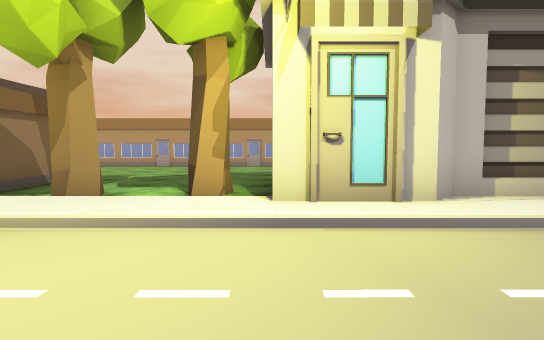
View 1 (above)

23 first-person views from a walk through a Unity game level. The camera is 1.4 m above the floor, tilts 4° down and sees 75° across. The floor is counted in squares, 2 m on a side. Each view is taken from the middle of a square. On the plan, view 1 faces up. The plan holds only what a view shows up to about 11 squares ahead; the rest is blank. The place goes on beyond the plan. The player character is not drawn. Some animated figures are left out. Some surface patterns are stand-ins.

View 2
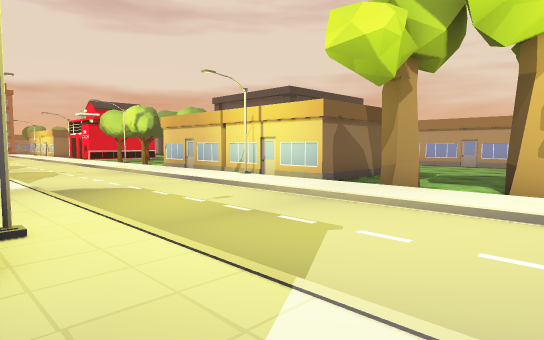

View 3
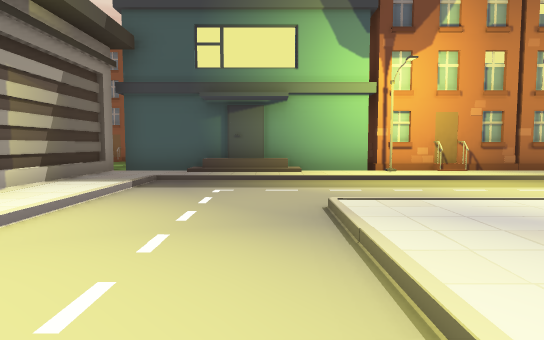

View 4
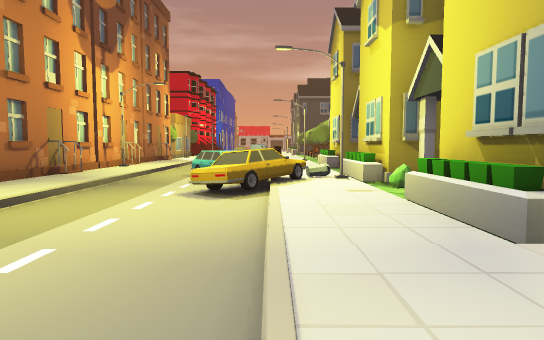

View 5
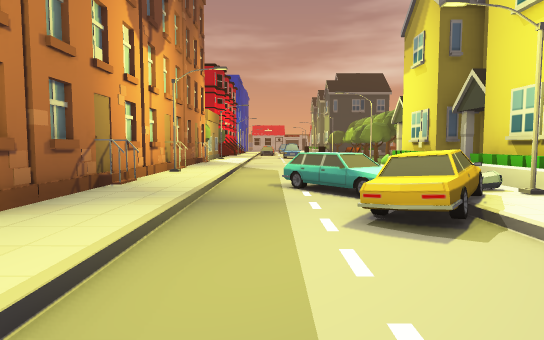

View 6
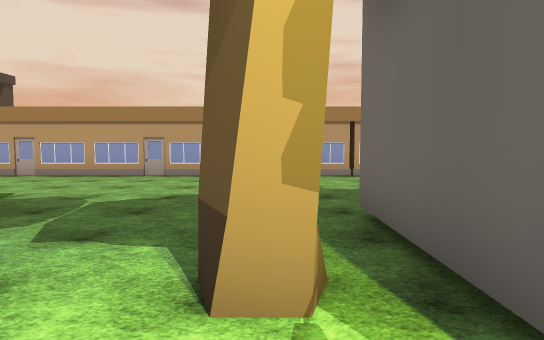

View 7
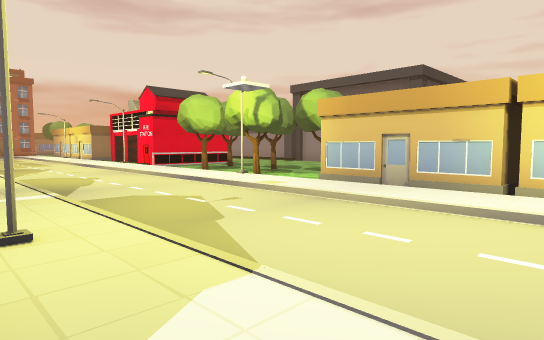

View 8
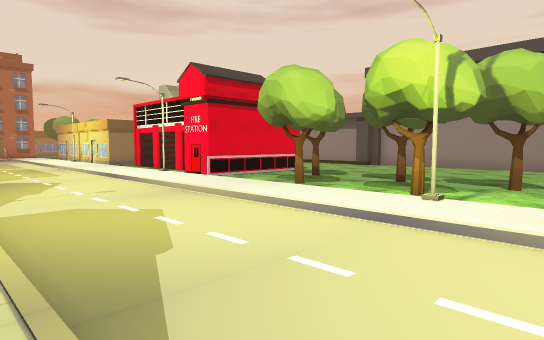

View 9
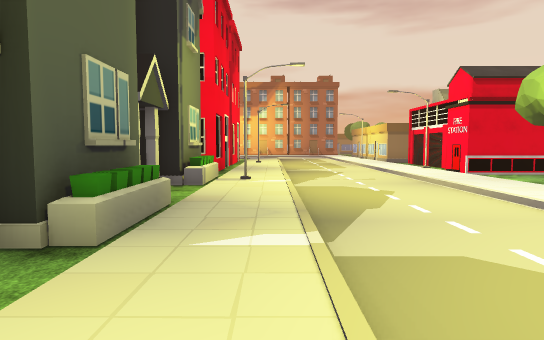

View 10
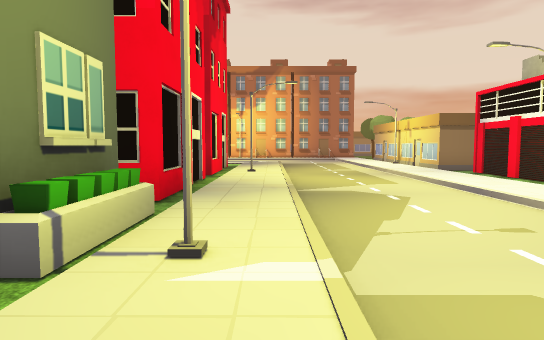

View 11
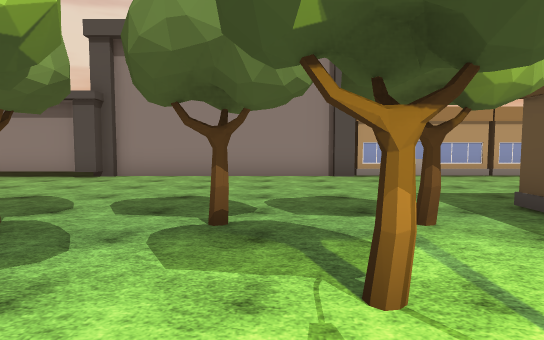

View 12
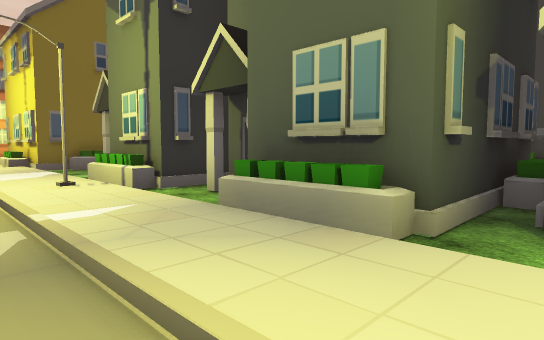

View 13
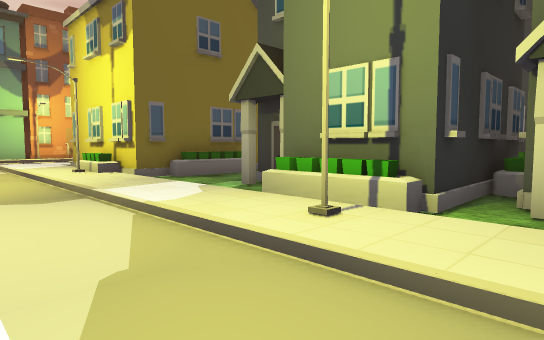

View 14
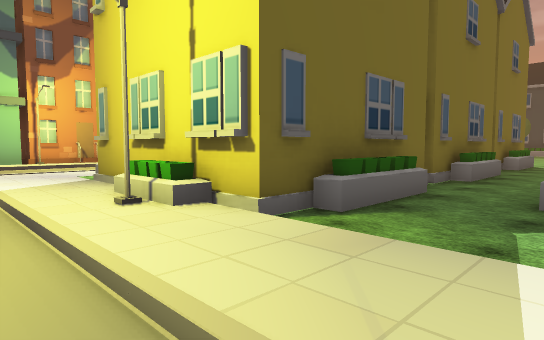

View 15
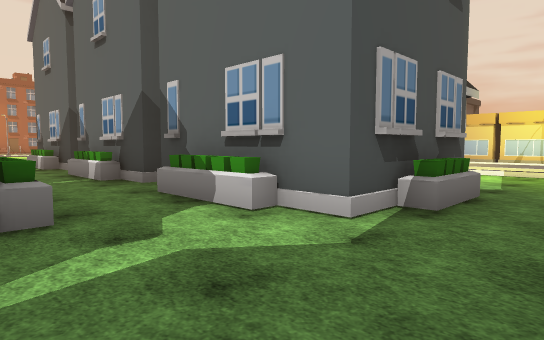

View 16
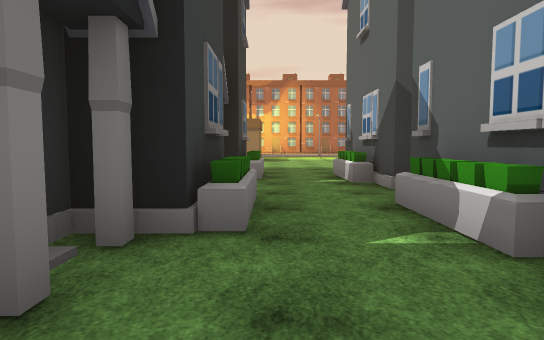

View 17
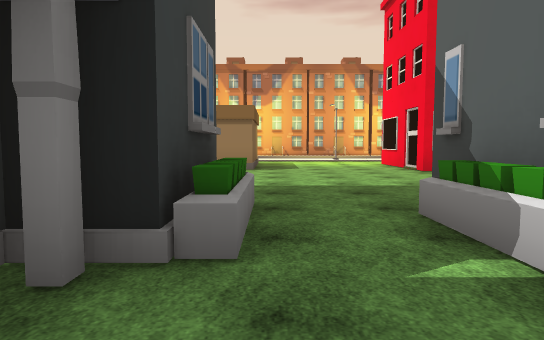

View 18
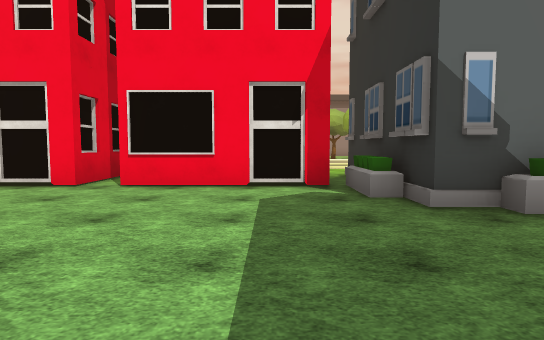

View 19
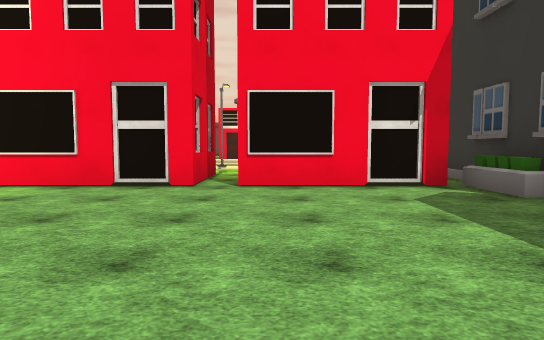

View 20
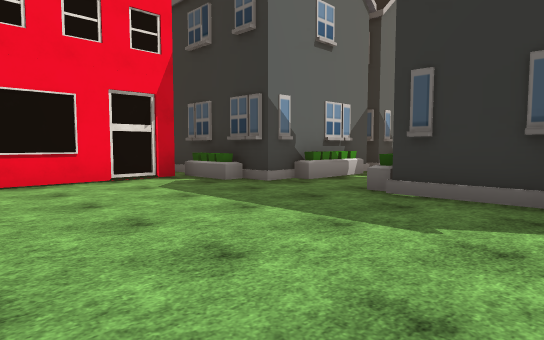

View 21
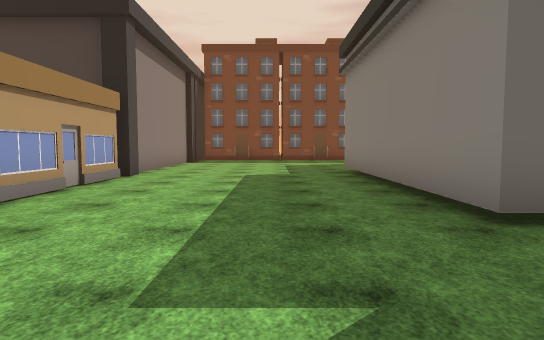

View 22
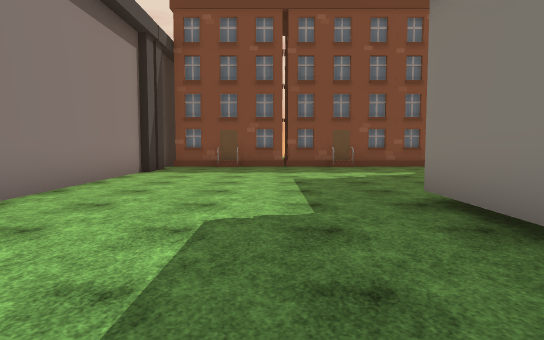

View 23
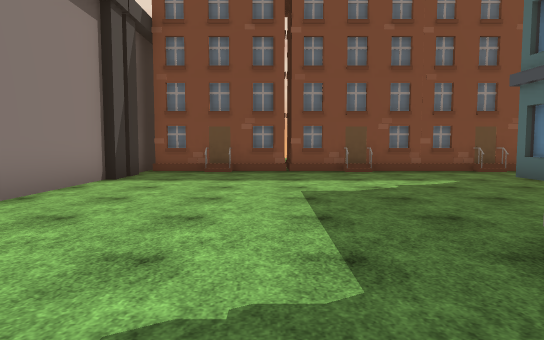

### Floor plan
Key: @ floor where view 1 was taken; # wall or solid block; . main floor; : floor 0.25 m higher than the main floor; / step, stairs or slope; T tree; H house; B building; O other object.
Columns run from 26 left of view 1 to 14 right of it. Each row starts with its distance up from view 1.
 14       ########   #         #   ##########
 13     ###.......H.H.H..H.H H..H...........#
 12      ............. ..... ...............#
 11       ...........   ...................H#
 10       ..........    ....................#
  9        .........     ...................#
  8 H     #.T.T..T.      #....#######......H#
  7 H     #........   #  #....#      .......#
  6 H######..T..T.    #  #.T.T#        .....#
  5  ///////////#//H/H/H//////#######   ....#
  4 :::::::::::::::::::::::::::H:::::#   # H
  3 ...............................//#
  2 ...............................//#
  1 ...............................//#
  0 ::::::::::::::::::::::::::@:/../:#
 -1 ::#/////////////H//////H:////../:#HHHH
 -2 ##B###B###.###..##....#   H:/..//##H
 -3 ##.### ##### ##.#  #.H#   H:/../:#
 -4 ##.#####   #   H   #.H#   .://./:#
 -5 .......#   #   H   #..#  #O#O/./:#
 -6 .......##H#####.#H##..#  #H#OO./:#
 -7 .....................H#   H: O//:#
 -8 .....................H#   H   ./:H H
 -9 #H.....###H###H.##HH..#  #    .//# H
-10 ##.....###   #       .#  #H   ./:#
-11   .....              H#   H   ./:#

Positions as (right, up) in squares from view 1, and headings:
1: (0, 0), facing up
2: (0, -1), facing up-left
3: (-2, 1), facing right
4: (2, 1), facing down
5: (4, -1), facing down
6: (-1, 4), facing up
7: (-7, -1), facing up-left
8: (-12, 0), facing up-left
9: (-10, 0), facing left
10: (-15, 0), facing left
11: (-15, 4), facing up
12: (-16, 1), facing down-right
13: (-12, 2), facing down-right
14: (-7, 1), facing down-right
15: (-5, -9), facing up-left
16: (-10, -8), facing left
17: (-15, -8), facing left
18: (-21, -10), facing up
19: (-23, -10), facing up
20: (-24, -11), facing up-right
21: (-3, 10), facing right
22: (2, 10), facing right
23: (4, 10), facing right
